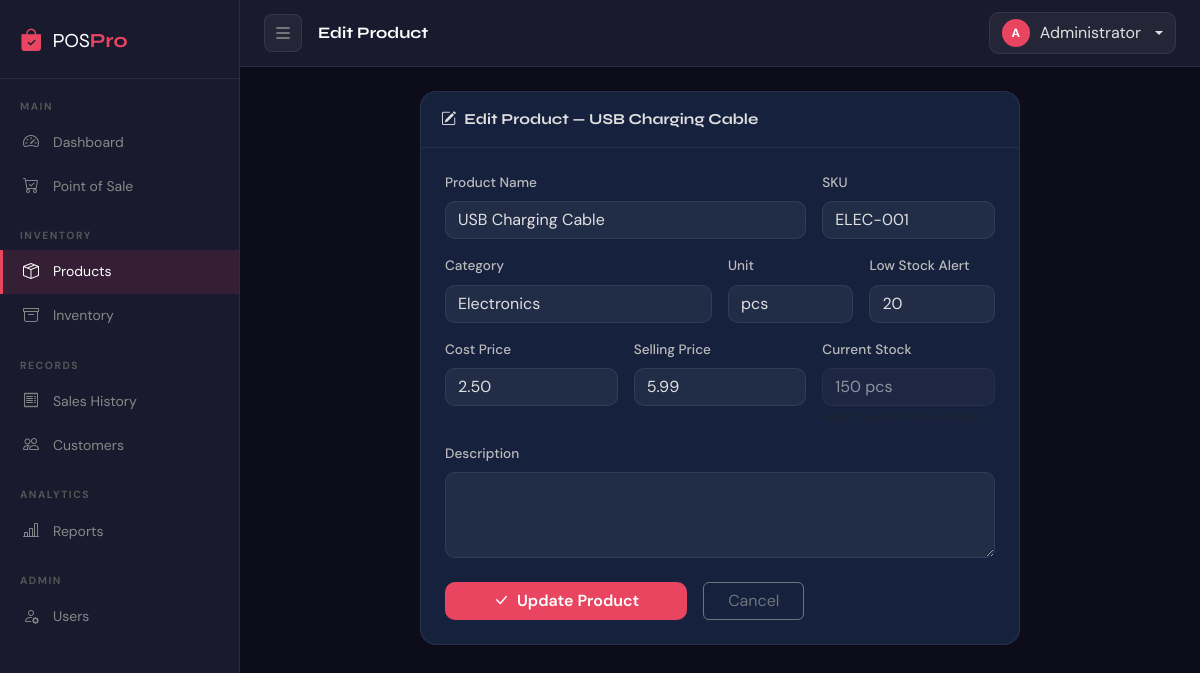
The app's page /modules/products/edit.php?id=1 (signed in) with its own data.
### tables this page shows
CREATE TABLE IF NOT EXISTS products (
    id              INT AUTO_INCREMENT PRIMARY KEY,
    category_id     INT             NOT NULL,
    name            VARCHAR(150)    NOT NULL,
    sku             VARCHAR(50)     NOT NULL UNIQUE,
    barcode         VARCHAR(100),
    description     TEXT,
    unit            VARCHAR(30)     DEFAULT 'pcs',
    cost_price      DECIMAL(12,2)   NOT NULL DEFAULT 0.00,
    selling_price   DECIMAL(12,2)   NOT NULL DEFAULT 0.00,
    stock_qty       INT             NOT NULL DEFAULT 0,
    low_stock_alert INT             NOT NULL DEFAULT 10,
    image           VARCHAR(255),
    status          ENUM('active','inactive') NOT NULL DEFAULT 'active',
    created_at      TIMESTAMP       DEFAULT CURRENT_TIMESTAMP,
    updated_at      TIMESTAMP       DEFAULT CURRENT_TIMESTAMP ON UPDATE CURRENT_TIMESTAMP,
    FOREIGN KEY (category_id) REFERENCES categories(id) ON DELETE RESTRICT
);

CREATE TABLE IF NOT EXISTS categories (
    id          INT AUTO_INCREMENT PRIMARY KEY,
    name        VARCHAR(100)    NOT NULL UNIQUE,
    description TEXT,
    status      ENUM('active','inactive') NOT NULL DEFAULT 'active',
    created_at  TIMESTAMP       DEFAULT CURRENT_TIMESTAMP
);

### modules/products/edit.php (the view, shortened to what this page needs)
<?php
$conn = getDBConnection();
$id = (int)($_GET['id'] ?? 0);
$p = $conn->query("SELECT * FROM products WHERE id=$id LIMIT 1")->fetch_assoc();
$categories = $conn->query("SELECT * FROM categories WHERE status='active' ORDER BY name");
require_once '../../includes/header.php';
?>
<div class="row justify-content-center">
<div class="col-lg-8">
  <div class="card">
    <div class="card-header"><i class="bi bi-pencil-square me-2"></i>Edit Product — <?= htmlspecialchars($p['name']) ?></div>
    <div class="card-body p-4">
      <form method="POST">
        <div class="row g-3">
          <div class="col-md-8">
            <label class="form-label">Product Name</label>
            <input type="text" name="name" class="form-control" value="<?= htmlspecialchars($p['name']) ?>" required>
          </div>
          <div class="col-md-4">
            <label class="form-label">SKU</label>
            <input type="text" name="sku" class="form-control" value="<?= htmlspecialchars($p['sku']) ?>" required>
          </div>
          <div class="col-md-6">
            <label class="form-label">Category</label>
            <select name="category_id" class="form-select" required>
              <?php while($cat=$categories->fetch_assoc()): ?>
              <option value="<?= $cat['id'] ?>" <?= $p['category_id']==$cat['id']?'selected':'' ?>><?= htmlspecialchars($cat['name']) ?></option>
              <?php endwhile; ?>
            </select>
          </div>
          <div class="col-md-3">
            <label class="form-label">Unit</label>
            <select name="unit" class="form-select">
              <?php foreach(['pcs','kg','g','litre','ml','box','pack','set','dozen'] as $u): ?>
              <option value="<?= $u ?>" <?= $p['unit']===$u?'selected':'' ?>><?= $u ?></option>
              <?php endforeach; ?>
            </select>
          </div>
          <div class="col-md-3">
            <label class="form-label">Low Stock Alert</label>
            <input type="number" name="low_stock_alert" class="form-control" value="<?= $p['low_stock_alert'] ?>" min="0">
          </div>
          <div class="col-md-4">
            <label class="form-label">Cost Price</label>
            <input type="number" name="cost_price" class="form-control" step="0.01" min="0" value="<?= $p['cost_price'] ?>">
          </div>
          <div class="col-md-4">
            <label class="form-label">Selling Price</label>
            <input type="number" name="selling_price" class="form-control" step="0.01" min="0" value="<?= $p['selling_price'] ?>" required>
          </div>
          <div class="col-md-4">
            <label class="form-label">Current Stock</label>
            <input type="text" class="form-control" value="<?= $p['stock_qty'] ?> <?= $p['unit'] ?>" readonly style="opacity:.6;">
            <small class="text-muted">Adjust via Inventory module.</small>
          </div>
          <div class="col-12">
            <label class="form-label">Description</label>
            <textarea name="description" class="form-control" rows="3"><?= htmlspecialchars($p['description']??'') ?></textarea>
          </div>
        </div>
        <div class="d-flex gap-3 mt-4">
          <button type="submit" class="btn btn-accent px-5"><i class="bi bi-check-lg me-2"></i>Update Product</button>
          <a href="index.php" class="btn btn-outline-secondary px-4">Cancel</a>
        </div>
      </form>
    </div>
  </div>
</div>
</div>
<?php require_once '../../includes/footer.php'; ?>

### assets/css/style.css (style rules this page uses)
:root { --primary: #1a1a2e; --surface: #16213e; --surface2: #0f3460; --accent: #e94560; --accent2: #5bc0de; --success: #2ecc71; --warning: #f39c12; --danger: #e74c3c; --text: #e0e0e0; --text-muted: #888; --border: rgba(255,255,255,0.08); --sidebar-w: 240px; }
*, *::before, *::after { box-sizing: border-box; }
body { margin: 0; background: #0d0d1a; color: var(--text); font-family: 'DM Sans', sans-serif; font-size: 14px; display: flex; min-height: 100vh; }
.card { background: var(--surface); border: 1px solid var(--border); border-radius: 16px; color: var(--text); }
.card-header { background: transparent; border-bottom: 1px solid var(--border); font-family: 'Syne', sans-serif; font-weight: 700; font-size: .95rem; padding: 16px 20px; }
.form-control, .form-select { background: rgba(255,255,255,0.05); border: 1px solid var(--border); color: var(--text); border-radius: 10px; }
.form-control::placeholder { color: #555; }
.form-select option { background: var(--primary); color: var(--text); }
.form-label { color: #bbb; font-size: .85rem; font-weight: 500; }
.btn-accent { background: var(--accent); border: none; color: #fff; border-radius: 10px; font-weight: 600; transition: all .2s; }

### records on screen
products: name "USB Charging Cable", sku "ELEC-001", category_id "Electronics", unit "pcs", low_stock_alert "20", cost_price "2.50", selling_price "5.99", stock_qty+unit "150 pcs"

### other values on screen
$pageTitle "Edit Product"
substr($_SESSION['full_name'], 0, 1) "A"
$_SESSION['full_name'] "Administrator"
